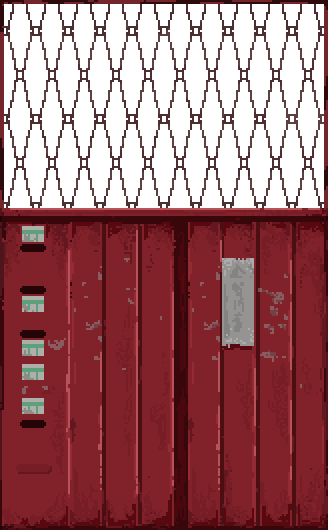
#> input picture Door3-large.png, 328 x 530 px; its folder holds only this picture in this run
$ jupyter execute normalMap.ipynb
#> lines starting #> are read from the running program, lines starting #| are printed output that depends on the picture
[cell 1]
import numpy as np
import imageio
from os import listdir
from tqdm import tqdm
from os.path import isfile, join
from scipy import ndimage

[cell 2]
# [14 lines left out: function smooth_gaussian, not called in this run]

[cell 3]
# [12 lines left out: function gradient, not called in this run]

[cell 4]
# [10 lines left out: function sobel, not called in this run]

[cell 5]
# [32 lines left out: function compute_normal_map, not called in this run]

[cell 6]
# [19 lines of commented-out code are left out]

[cell 7]
def edge(im, y, x, height, width):
    # [4 lines of commented-out code are left out]
    norm_front = [0, 0, -1]
    norm_up = [0, 1, 0]
    norm_right_up = [1, 1, 0]
    norm_right = [1, 0, 0]
    norm_right_down = [1, -1, 0]
    norm_down = [0, -1, 0]
    norm_left_down = [-1, -1, 0]
    norm_left = [-1, 0, 0]
    norm_left_up = [-1, 1, 0]

    #image edge
    if x == 0:
        return norm_left
    if y == 0:
        return norm_up

    if x == width - 1:
        return norm_right
    if y == height - 1:
        return norm_down


    try:
        a = im[y-1][x-1][3]/255 #alpha
        b = im[y-1][x][3]/255
        c = im[y-1][x+1][3]/255
        d = im[y][x-1][3]/255
        e = im[y][x][3]/255
        f = im[y][x+1][3]/255
        g = im[y+1][x-1][3]/255
        h = im[y+1][x][3]/255
        i = im[y+1][x+1][3]/255


        up = a + b + c
        down = g + h + i
        left = a + d + g
        right = c + f + i


        #blank
        if e == 0:
            return norm_front
        if up == down == left == right == 0:
            return norm_front

        #up_edge
        if up == 0:
            if left == 0 or right == 0:
                if left ==0:
                    return norm_left_up
                else:
                    return norm_right_up
            else:
                return norm_up

        #down_edge
        if down == 0:
            if left == 0 or right == 0:
                if left == 0:
                    return norm_left_down
                else:
                    return norm_right_down
            else:
                return norm_down


        #left_edge
        if left == 0:
            return norm_left
        #right_edge
        if right == 0:
            return norm_right


        return norm_front


    except Exception as e:
        print(str(e), y, x)
        return norm_front

[cell 8]
def int2Color(v):
    r = v[0]
    g = v[1]
    b = v[2]
    return r*127+128, g*127+128, 128-b*127

[cell 9]
def generate(input_file, output_file):

#> called with input_file = 'Door3-large.png', output_file = 'Door3-large_normal.png'
    im = imageio.imread(input_file)
#> im is the input picture: shape (530, 328, 4); mean R, G, B, A 87.5, 30.9, 35.6, 175
    (height, width, channel) = im.shape
#> height = 530; width = 328; channel = 4

    normal_map = np.zeros((height, width, 3), dtype=np.uint8)
    for x in range(width):
        for y in range(height):
            normal_map[y, x] = int2Color(edge(im, y, x, height, width))
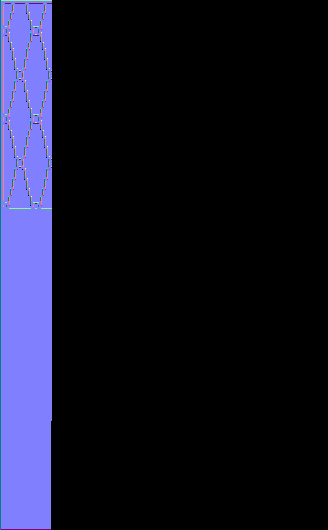
#> normal_map: shape (530, 328, 3); mean R, G, B 20, 20.2, 38.9

    imageio.imsave(output_file, normal_map)
